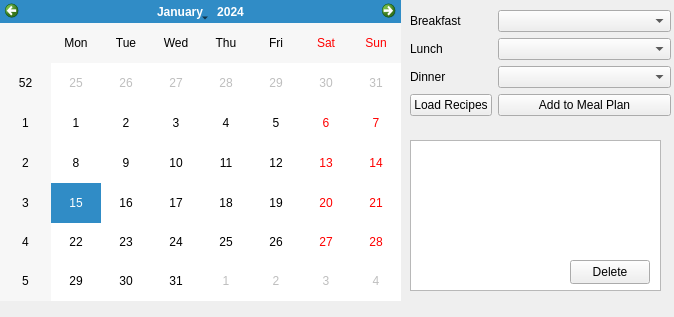
<?xml version="1.0" encoding="UTF-8"?>
<ui version="4.0">
 <class>MealPlan</class>
 <widget class="QWidget" name="MealPlan">
  <property name="geometry">
   <rect>
    <x>0</x>
    <y>0</y>
    <width>674</width>
    <height>317</height>
   </rect>
  </property>
  <property name="windowTitle">
   <string>Form</string>
  </property>
  <widget class="QCalendarWidget" name="calendarWidget">
   <property name="geometry">
    <rect>
     <x>0</x>
     <y>0</y>
     <width>401</width>
     <height>301</height>
    </rect>
   </property>
  </widget>
  <widget class="QWidget" name="formLayoutWidget">
   <property name="geometry">
    <rect>
     <x>410</x>
     <y>10</y>
     <width>261</width>
     <height>116</height>
    </rect>
   </property>
   <layout class="QFormLayout" name="formLayout">
    <item row="0" column="0">
     <widget class="QLabel" name="recipeNameLabel">
      <property name="text">
       <string>Breakfast</string>
      </property>
     </widget>
    </item>
    <item row="0" column="1">
     <widget class="QComboBox" name="cmbBreakfast">
      <property name="sizePolicy">
       <sizepolicy hsizetype="Expanding" vsizetype="Fixed">
        <horstretch>0</horstretch>
        <verstretch>0</verstretch>
       </sizepolicy>
      </property>
     </widget>
    </item>
    <item row="1" column="0">
     <widget class="QLabel" name="label">
      <property name="text">
       <string>Lunch</string>
      </property>
     </widget>
    </item>
    <item row="2" column="0">
     <widget class="QLabel" name="label_2">
      <property name="text">
       <string>Dinner</string>
      </property>
     </widget>
    </item>
    <item row="1" column="1">
     <widget class="QComboBox" name="cmbLunch"/>
    </item>
    <item row="2" column="1">
     <widget class="QComboBox" name="cmbDinner"/>
    </item>
    <item row="3" column="0">
     <widget class="QPushButton" name="btnLoad">
      <property name="sizePolicy">
       <sizepolicy hsizetype="Minimum" vsizetype="Fixed">
        <horstretch>0</horstretch>
        <verstretch>0</verstretch>
       </sizepolicy>
      </property>
      <property name="maximumSize">
       <size>
        <width>100</width>
        <height>25</height>
       </size>
      </property>
      <property name="text">
       <string>Load Recipes</string>
      </property>
     </widget>
    </item>
    <item row="3" column="1">
     <widget class="QPushButton" name="btnAdd">
      <property name="text">
       <string>Add to Meal Plan</string>
      </property>
     </widget>
    </item>
   </layout>
  </widget>
  <widget class="QTextEdit" name="txtPlan">
   <property name="geometry">
    <rect>
     <x>410</x>
     <y>140</y>
     <width>251</width>
     <height>151</height>
    </rect>
   </property>
   <property name="readOnly">
    <bool>true</bool>
   </property>
  </widget>
  <widget class="QPushButton" name="btnDelete">
   <property name="geometry">
    <rect>
     <x>570</x>
     <y>260</y>
     <width>80</width>
     <height>24</height>
    </rect>
   </property>
   <property name="text">
    <string>Delete</string>
   </property>
  </widget>
 </widget>
 <resources/>
 <connections/>
</ui>
